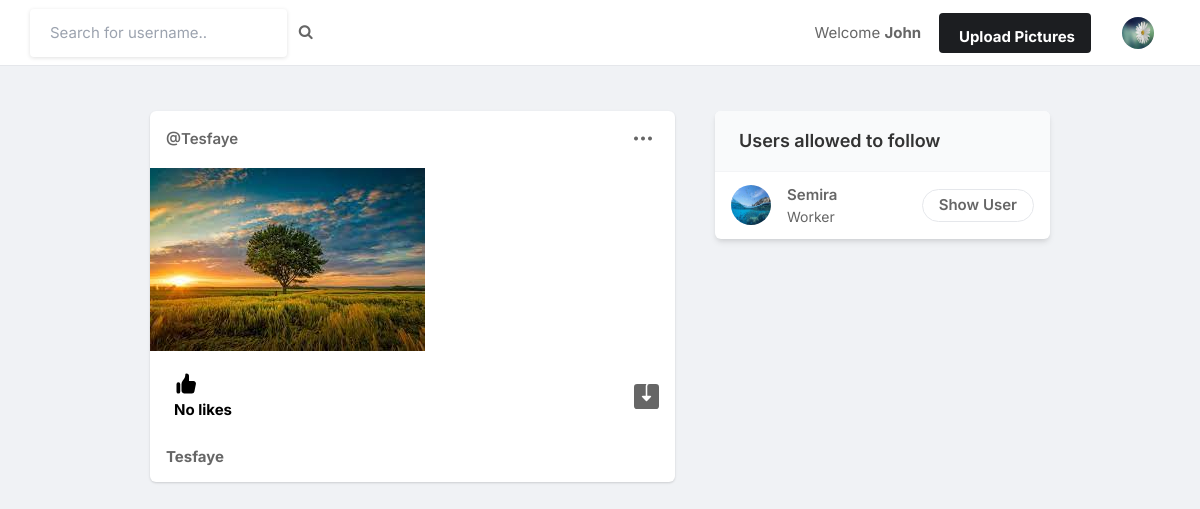
The app's page / (signed in), older data.
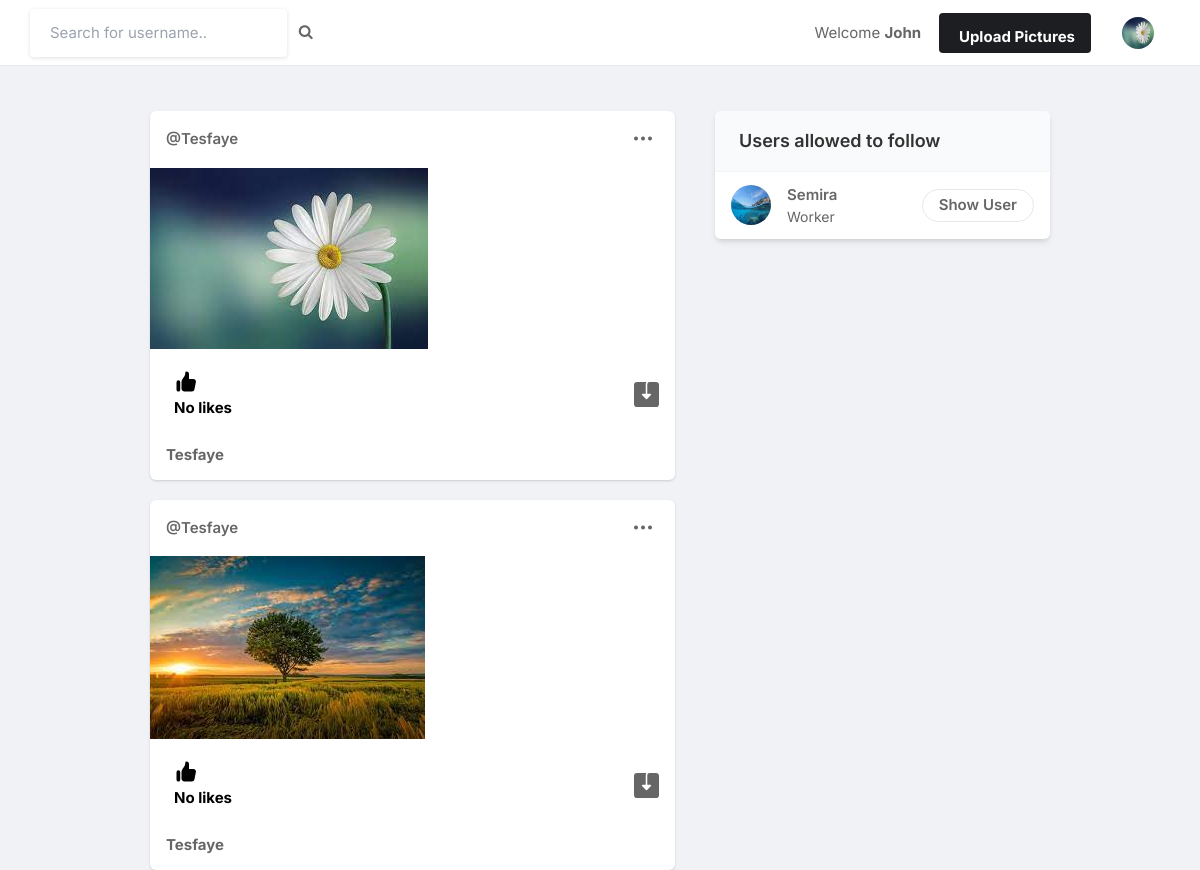
The same page, newer data.
### twapp/models.py (models this page shows, shortened)
class Profile(models.Model):
    user = models.ForeignKey(User, on_delete=models.CASCADE)
    id_user = models.IntegerField()
    bio = models.TextField(blank=True)
    profileimg = models.ImageField(upload_to='profile_images', default='blank-profile-picture.png')
    location = models.CharField(max_length=100, blank=True)

class Post(models.Model):
    id = models.UUIDField(primary_key=True, default=uuid.uuid4)
    user = models.CharField(max_length=100)
    image = models.ImageField(upload_to='post_images')
    caption = models.TextField()
    created_at = models.DateTimeField(default=datetime.now)
    no_of_likes = models.IntegerField(default=0)

### twapp/views.py (the view)
# urls.py: path('', views.index, name='index'),
@login_required(login_url='signin')
def index(request):
    user_object = User.objects.get(username=request.user.username)
    user_profile = Profile.objects.get(user=user_object)
    user_following_list = []
    feed = []
    user_following = FollowersCount.objects.filter(follower=request.user.username)
    for users in user_following:
        user_following_list.append(users.user)
    for usernames in user_following_list:
        feed_lists = Post.objects.filter(user=usernames)
        feed.append(feed_lists)
    feed_list = list(chain(*feed))
    all_users = User.objects.all()
    user_following_all = []
    for user in user_following:
        user_list = User.objects.get(username=user.user)
        user_following_all.append(user_list)
    new_suggestions_list = [x for x in list(all_users) if (x not in list(user_following_all))]
    current_user = User.objects.filter(username=request.user.username)
    final_suggestions_list = [x for x in list(new_suggestions_list) if ( x not in list(current_user))]
    random.shuffle(final_suggestions_list)
    username_profile = []
    username_profile_list = []
    for users in final_suggestions_list:
        username_profile.append(users.id)
    for ids in username_profile:
        profile_lists = Profile.objects.filter(id_user=ids)
        username_profile_list.append(profile_lists)
    suggestions_username_profile_list = list(chain(*username_profile_list))
    return render(request, 'index.html', {'user_profile': user_profile, 'posts':feed_list, 'suggestions_username_profile_list': suggestions_username_profile_list[:4]})

### templates/index.html (shortened to what this page needs)
{% load static %}
<!DOCTYPE html>
<html lang="en">
<head>
    <link rel="stylesheet" href="{% static 'assets/css/icons.css' %}">
    <link rel="stylesheet" href="{% static 'assets/css/uikit.css' %}">
    <link rel="stylesheet" href="{% static 'assets/css/style.css' %}">
    <link rel="stylesheet" href="{% static 'assets/css/tailwind.css' %}">
    <link rel="stylesheet" href="https://cdnjs.cloudflare.com/ajax/libs/font-awesome/4.7.0/css/font-awesome.min.css">
</head>
<body>
    <header>
        <div class="header_inner">
            <form action="/search" method="POST">
                <div class="left-side">
                    <input type="text" name="username" placeholder="Search for username..">&nbsp; &nbsp;
                    <button type="submit"><i class="fa fa-search fa-1x"></i></button>
                </div>
            </form>
            <div class="right-side lg:pr-4">
                <p>Welcome <b name="" class="">{{user.username}}&nbsp; &nbsp; &nbsp;</b></p>
                <a href="#"
                    class="bg-pink-500 flex font-bold hidden hover:bg-pink-600 hover:text-white inline-block items-center lg:block max-h-10 mr-4 px-4 py-2 rounded shado text-white">
                              Upload Pictures
                </a>
                <a href="#">
                    <img src="{{user_profile.profileimg.url}}" class="header-avatar" alt="">
                </a>
            </div>
        </div>
    </header>
    <div class="container m-auto">
        <div class="lg:flex justify-center lg:space-x-10 lg:space-y-0 space-y-5">
            <div class="space-y-5 flex-shrink-0 lg:w-7/12">
                {% for post in posts reversed %}
                <div class="bg-white shadow rounded-md  -mx-2 lg:mx-0">
                    <div class="flex justify-between items-center px-4 py-3">
                        <div class="flex flex-1 items-center space-x-4">
                            <span class="block font-semibold "><a
                                    href="/profile/{{post.user}}">@{{post.user}}</a></span>
                        </div>
                        <div>
                            <a href="#"> <i
                                    class="icon-feather-more-horizontal text-2xl hover:bg-gray-200 rounded-full p-2 transition -mr-1 "></i>
                            </a>
                        </div>
                    </div>
                    <div uk-lightbox>
                        <a href="{{post.image.url}}">
                            <img src="{{post.image.url}}" alt="">
                        </a>
                    </div>
                    <div class="py-3 px-4 space-y-3">
                        <div class="flex space-x-4 lg:font-bold">
                            <a href="/like-post?post_id={{post.id}}" class="flex items-center space-x-2">
                                <div class="p-2 rounded-full text-black">
                                    {% if post.no_of_likes == 0 %}
                                    <p>No likes</p>
                                    {% elif post.no_of_likes == 1 %}
                                    <p>Liked by {{post.no_of_likes}} person</p>
                                    {% else %}
                                    <p>Liked by {{post.no_of_likes}} people</p>
                                    {% endif %}
                                </div>
                            </a>
                            <a href="{{post.image.url}}" class="flex items-center space-x-2 flex-1 justify-end"
                                download>
                            </a>
                        </div>
                        <p>
                            <a href="/profile/{{post.user}}"><strong>{{post.user}}</strong></a> {{post.caption}}
                        </p>
                    </div>
                </div>
                {% endfor %}
            </div>
            <div class="lg:w-5/12">
                <div class="bg-white  shadow-md rounded-md overflow-hidden">
                    <div class="bg-gray-50  border-b border-gray-100 flex items-baseline justify-between py-4 px-6 ">
                        <h2 class="font-semibold text-lg">Users allowed to follow</h2>
                    </div>
                    <div class="divide-gray-300 divide-gray-50 divide-opacity-50 divide-y px-4 ">
                        {% for suggestion in suggestions_username_profile_list %}
                        <div class="flex items-center justify-between py-3">
                            <div class="flex flex-1 items-center space-x-4">
                                <a href="/profile/{{suggestion.user}}">
                                    <img src="{{suggestion.profileimg.url}}" class="bg-gray-200 rounded-full w-10 h-10">
                                </a>
                                <div class="flex flex-col">
                                    <span class="block capitalize font-semibold"> {{suggestion.user}} </span>
                                    <span class="block capitalize text-sm"> {{suggestion.bio}} </span>
                                </div>
                            </div>
                            <a href="/profile/{{suggestion.user}}"
                                class="border border-gray-200 font-semibold px-4 py-1 rounded-full hover:bg-pink-600 hover:text-white hover:border-pink-600 ">
                                Show User </a>
                        </div>
                        {% endfor %}
                    </div>
                </div>
            </div>
        </div>
    </div>
</body>
</html>

### static/assets/css/style.css (style rules this page uses)
body { background-image: url('https://images.unsplash.com/photo-1620121692029-d088224ddc74?ixlib=rb-4.0.3&ixid=MnwxMjA3fDB8MHxzZWFyY2h8MXx8d2luZG93cyUyMDEwJTIwd2FsbHBhcGVyfGVufDB8fDB8fA%3D%3D&auto=format&fit=crop&w=500&q=60')!important; background-size: cover; background-repeat: repeat-y; background-position: center center; background-color: #1b4a9c; }
button { vertical-align: middle; }
input { height: 48px; line-height: 48px; padding: 0 20px; outline: none; font-size: 15px; color: #808080; max-width: 100%; width: 100%; -webkit-box-sizing: border-box; box-sizing: border-box; display: block; font-weight: 400; opacity: 1; border-radius: 4px; border: none; -webkit-box-shadow: 0 1px 4px 0px rgba(0, 0, 0, 0.12); box-shadow: 0 1px 4px 0px rgba(0, 0, 0, 0.12); }
input[type="text"], input[type="password"], input[type="email"], input[type="number"] { height: 48px; line-height: 48px; padding: 0 20px; outline: none; font-size: 15px; color: #808080; max-width: 100%; width: 100%; -webkit-box-sizing: border-box; box-sizing: border-box; display: block; font-weight: 400; opacity: 1; border-radius: 4px; border: none; -webkit-box-shadow: 0 1px 4px 0px rgba(0, 0, 0, 0.12); box-shadow: 0 1px 4px 0px rgba(0, 0, 0, 0.12); }
input { -webkit-transition: all 0.1s ease-in-out; transition: all 0.1s ease-in-out; }
::placeholder { color: #808080; opacity: 1; }
button { border: none; margin: 0; padding: 0; width: auto; overflow: visible; background: transparent; color: inherit; font: inherit; line-height: normal; cursor: pointer; }
a { color: #be185d; -webkit-transition: 0.3s; transition: 0.3s; outline: none !important; }
button { outline: none !important; }
img { max-width: 100%; }
body { color: #666; font-size: 15px; line-height: 27px; background-color: #f0f2f5; font-family: "Inter", sans-serif; text-transform: none; }
body p { font-size: 15px; line-height: 27px; }
h1, h2, h3, h4, h5, h6 { font-family: "Inter", sans-serif; text-transform: none; }
input[type="text"], input[type="password"], input[type="email"] { font-family: "Inter", sans-serif; text-transform: none; }
button, body .pac-container { font-family: "Inter", sans-serif; text-transform: none; }
h1, h2, h3, h4, h5, h6 { color: #333; font-weight: 500; margin: 0; padding: 0; }
h2 { font-size: 26px; }
b, strong { font-weight: 700 !important; }
@media (min-width: 1024px) { .container { max-width: 900px !important; padding-top: 45px; } }
header { background-color: #fff; left: 0; right: 0; top: 0; z-index: 99; height: 66px; display: -webkit-box; display: -ms-flexbox; display: flex; -webkit-box-align: center; -ms-flex-align: center; align-items: center; border-bottom: 1px solid #e5e7eb; }
header .header_inner { display: -webkit-box; display: -ms-flexbox; display: flex; -webkit-box-align: center; -ms-flex-align: center; align-items: center; max-width: 1090px; margin: auto; width: 100%; max-width: 100% !important; padding: 0 30px; }
header .header_inner .left-side { display: -webkit-box; display: -ms-flexbox; display: flex; -webkit-box-align: center; -ms-flex-align: center; align-items: center; }
header .header_inner .right-side { display: -webkit-box; display: -ms-flexbox; display: flex; -webkit-box-align: center; -ms-flex-align: center; align-items: center; -webkit-box-pack: end; -ms-flex-pack: end; justify-content: flex-end; margin-left: auto; }
header .header_inner .right-side .header-avatar { width: 32px; height: 32px; border-radius: 100%; margin-left: 15px; }

Row changes from the older to the newer data that the page shows:
added Post: user "Tesfaye", image (picture), no_of_likes "No likes"
